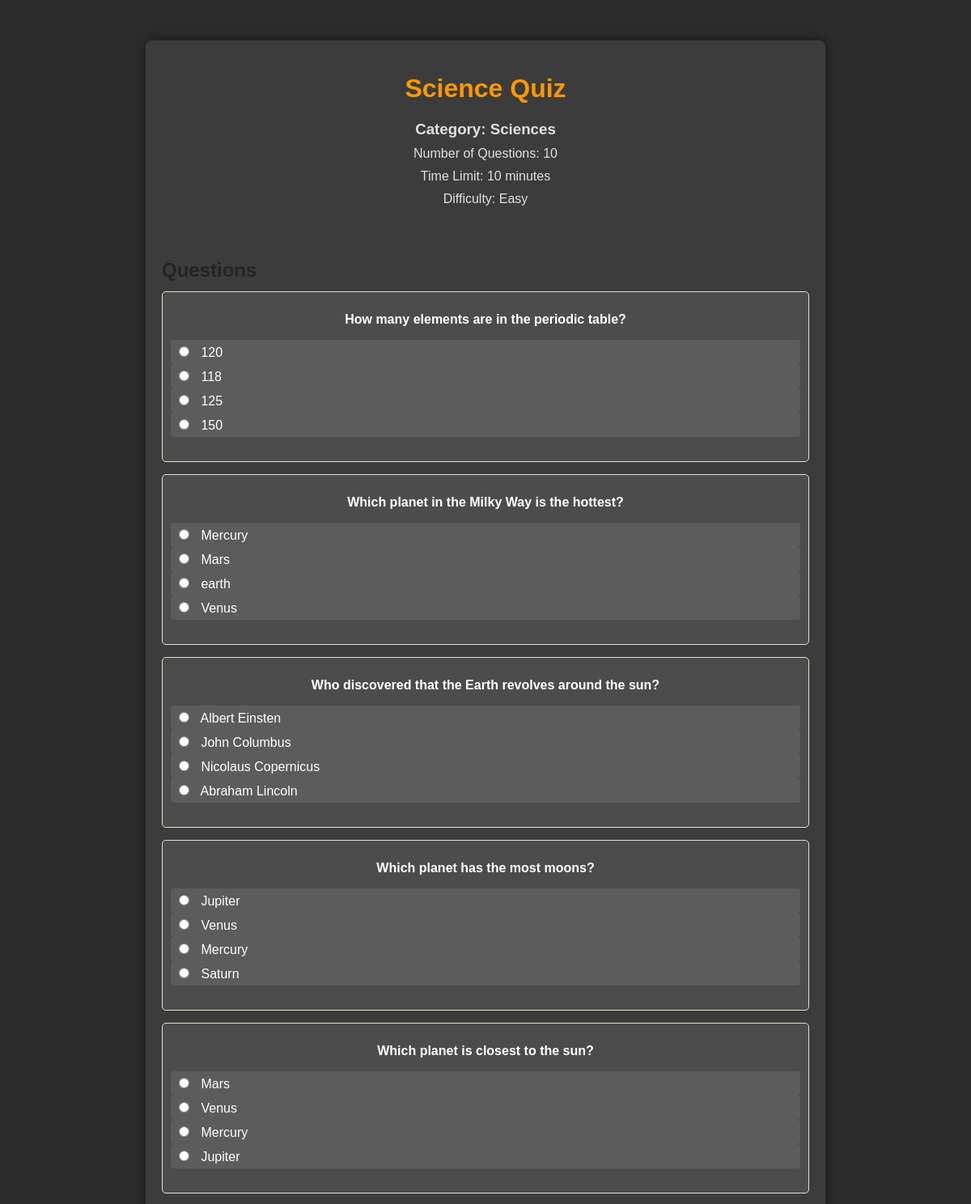
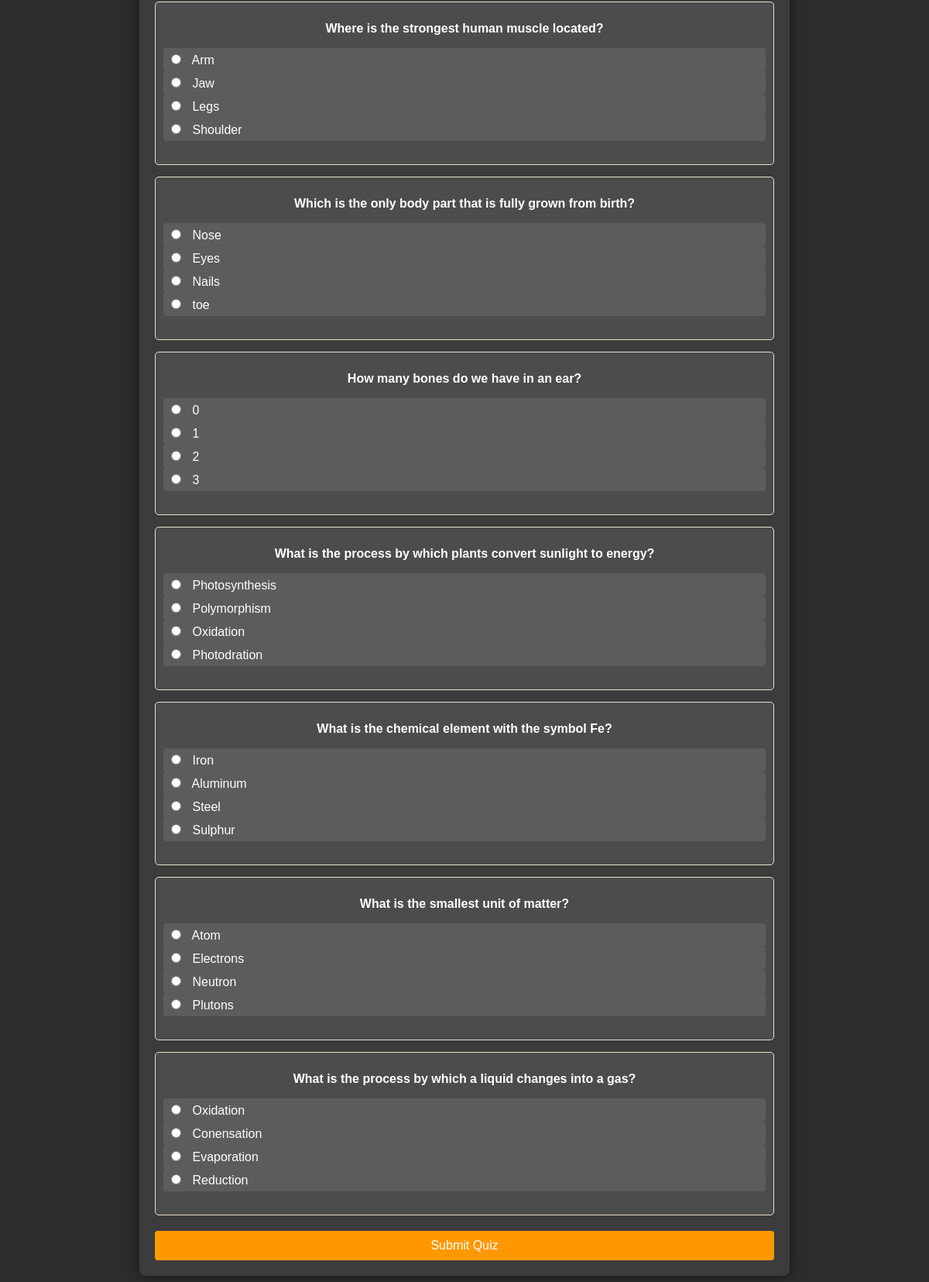
The page /quizzes/2/ (signed in) on the database its author committed (2 pictures, top to bottom).
### QuizApp/models.py (models this page shows, shortened)
class Quiz(models.Model):
    name = models.CharField(max_length=200, default='New Quiz')
    category = models.ForeignKey(Category, on_delete=models.CASCADE)
    topic = models.CharField(max_length=255, default='General')
    number_of_questions = models.IntegerField(default=10)
    time = models.IntegerField(help_text="Duration of the quiz in minutes", default=30)
    required_score_to_pass = models.IntegerField(help_text="Required score in percentage", default=50)
    difficulty = models.CharField(max_length=6, choices=DIFF_CHOICES, default='easy')
    def get_questions(self):
        return self.questions.all()

class Category(models.Model):
    name = models.CharField(max_length=100)
    description = models.TextField(blank=True)

class Question(models.Model):
    category = models.ForeignKey(Category, on_delete=models.CASCADE)
    quiz = models.ForeignKey(Quiz, related_name='questions', on_delete=models.SET_NULL, null=True)
    text = models.CharField(max_length=255)
    option1 = models.CharField(max_length=255, default='Option 1')
    option2 = models.CharField(max_length=255, default='Option 2')
    option3 = models.CharField(max_length=255, default='Option 3')
    option4 = models.CharField(max_length=255, default='Option 4')
    correct_option = models.IntegerField(choices=[(1, 'Option 1'), (2, 'Option 2'), (3, 'Option 3'), (4, 'Option 4')], default=1)

### QuizApp/views.py (the view, shortened to what this page needs)
# urls.py: path('quizzes/<int:quiz_id>/', views.quiz_view, name='quiz_view'),  # Take a specific quiz
@login_required
def quiz_view(request, quiz_id):
    quiz = get_object_or_404(Quiz, id=quiz_id)
    questions = quiz.get_questions()  # Returns a queryset
    return render(request, 'quiz/quiz.html', {
        'quiz': quiz,
        'questions': questions,
    })

### QuizApp/templates/quiz/quiz.html (shortened to what this page needs)
{% load static %}
<!DOCTYPE html>
<html lang="en">
<head>
    <link rel="stylesheet" type="text/css" href="{% static 'styles/styles.css' %}">
</head>
<body>
<div class="quiz-container">
    <h1>{{ quiz.name }}</h1>
    <div class="quiz-details">
        <h3>Category: {{ quiz.category.name }}</h3>
        <p>Number of Questions: {{ quiz.number_of_questions }}</p>
        <p>Time Limit: {{ quiz.time }} minutes</p>
        <p>Difficulty: {{ quiz.difficulty|title }}</p>
    </div>
    <div class="quiz-questions">
        {% if questions %}
            <form method="POST">
                <h2>Questions</h2>
                {% for question in questions %}
                    <div class="question">
                        <p><strong>{{ question.text }}</strong></p>
                        <div class="options">
                            <label>
                                <input type="radio" name="question_{{ question.id }}" value="1">
                                {{ question.option1 }}
                            </label>
                            <label>
                                <input type="radio" name="question_{{ question.id }}" value="2">
                                {{ question.option2 }}
                            </label>
                            <label>
                                <input type="radio" name="question_{{ question.id }}" value="3">
                                {{ question.option3 }}
                            </label>
                            <label>
                                <input type="radio" name="question_{{ question.id }}" value="4">
                                {{ question.option4 }}
                            </label>
                        </div>
                    </div>
                {% endfor %}
                <button type="submit" class="btn-submit">Submit Quiz</button>
            </form>
        {% else %}
            <p>No questions available for this category. Please select a different category.</p>
        {% endif %}
    </div>
</div>
</body>
</html>

### static/styles/styles.css (style rules this page uses)
body { font-family: Arial, sans-serif; background-color: #474743; color: #333; margin: 0; padding: 0; }
h1, h2, h3, h4 { color: #252423; margin-bottom: 0.5em; }
.quiz-container, .result-container, .quiz-list-container, .quiz-detail-container, .add-quiz-container, .add-question-container { max-width: 800px; margin: 20px auto; padding: 20px; background-color: #171515; border-radius: 8px; box-shadow: 0 2px 10px rgba(0, 0, 0, 0.1); display: flex; flex-direction: column; animation: fadeIn 0.5s; }
.btn-submit, button { background-color: #ff8c00; color: white; border: none; border-radius: 5px; padding: 10px 15px; cursor: pointer; transition: background-color 0.3s, transform 0.2s; }
.quiz-details, .options { display: flex; flex-direction: column; margin-bottom: 20px; }
.question { border: 1px solid #eadecb; padding: 15px; border-radius: 5px; margin-bottom: 10px; transition: box-shadow 0.3s; }

### QuizApp/templates/quiz/quiz.html (style rules this page uses)
body { background-color: #2c2c2c; color: #ffffff; font-family: Arial, sans-serif; margin: 0; padding: 0; }
.quiz-container { width: 80%; max-width: 800px; margin: 50px auto; background-color: #3c3c3c; padding: 20px; border-radius: 8px; box-shadow: 0 0 15px rgba(0, 0, 0, 0.5); }
h1 { text-align: center; color: #ff9800; }
.quiz-details { margin-bottom: 20px; text-align: center; }
.quiz-details h3, .quiz-details p { margin: 5px 0; color: #e0e0e0; }
.quiz-questions { margin-top: 20px; }
.question { margin-bottom: 15px; padding: 10px; background-color: #4c4c4c; border-radius: 5px; }
.options { margin-top: 10px; }
.options label { display: block; padding: 5px; background-color: #5c5c5c; border-radius: 4px; cursor: pointer; transition: background-color 0.3s; }
.options input[type="radio"] { margin-right: 10px; }
.btn-submit { display: block; width: 100%; padding: 10px; border: none; border-radius: 4px; background-color: #ff9800; color: #ffffff; font-size: 16px; cursor: pointer; margin-top: 20px; }
p { text-align: center; margin-top: 15px; }

### rows shown on the page
Quiz: name "Science Quiz", category.name "Sciences", number_of_questions "10", time "10", difficulty "Easy"
Question: text "How many elements are in the periodic table?", option1 "120", option2 "118", option3 "125", option4 "150"
Question: text "Which planet in the Milky Way is the hottest?", option1 "Mercury", option2 "Mars", option3 "earth", option4 "Venus"
Question: text "Who discovered that the Earth revolves around the sun?", option1 "Albert Einsten", option2 "John Columbus", option3 "Nicolaus Copernicus", option4 "Abraham Lincoln"
Question: text "Which planet has the most moons?", option1 "Jupiter", option2 "Venus", option3 "Mercury", option4 "Saturn"
Question: text "Which planet is closest to the sun?", option1 "Mars", option2 "Venus", option3 "Mercury", option4 "Jupiter"
Question: text "Where is the strongest human muscle located?", option1 "Arm", option2 "Jaw", option3 "Legs", option4 "Shoulder"
Question: text "Which is the only body part that is fully grown from birth?", option1 "Nose", option2 "Eyes", option3 "Nails", option4 "toe"
Question: text "How many bones do we have in an ear?", option1 "0", option2 "1", option3 "2", option4 "3"
Question: text "What is the process by which plants convert sunlight to energy?", option1 "Photosynthesis", option2 "Polymorphism", option3 "Oxidation", option4 "Photodration"
Question: text "What is the chemical element with the symbol Fe?", option1 "Iron", option2 "Aluminum", option3 "Steel", option4 "Sulphur"
Question: text "What is the smallest unit of matter?", option1 "Atom", option2 "Electrons", option3 "Neutron", option4 "Plutons"
Question: text "What is the process by which a liquid changes into a gas?", option1 "Oxidation", option2 "Conensation", option3 "Evaporation", option4 "Reduction"
